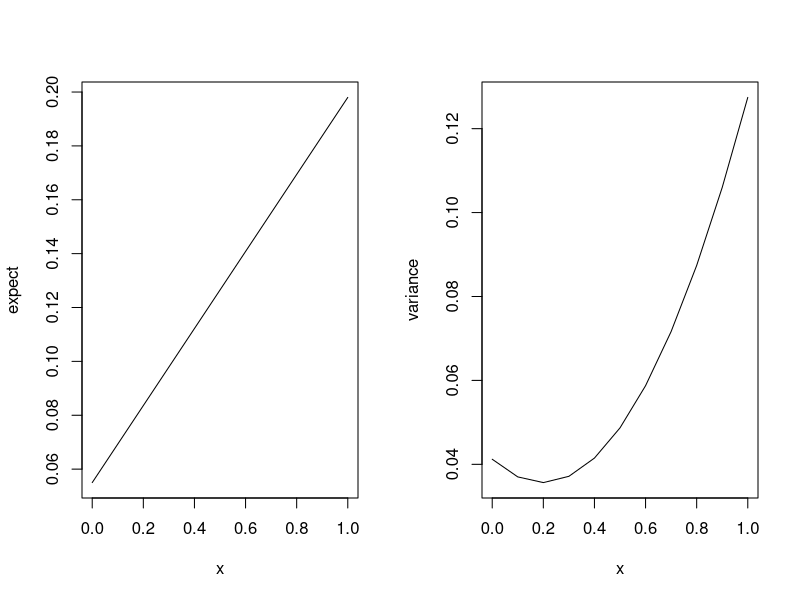

Here is the R script that generated this plot:
# iii)はRで描画する
e1 <- 0.198
s1 <- 0.357

e2 <- 0.055
s2 <- 0.203

rho <- 0.18

x <- seq(0,1,by=0.1)
y1 <- x*e1 + (1-x)*e2
y2 <- (x*s1)^2 + ((1-x)*s2)^2 + 2*x*(1-x)*s1*s2*rho

#グラフ描画 1行2列にまとめて描画する
par(mfrow=c(1,2))
plot(x, y1, type="l", ylab="expect")
plot(x, y2, type="l", ylab="variance")
